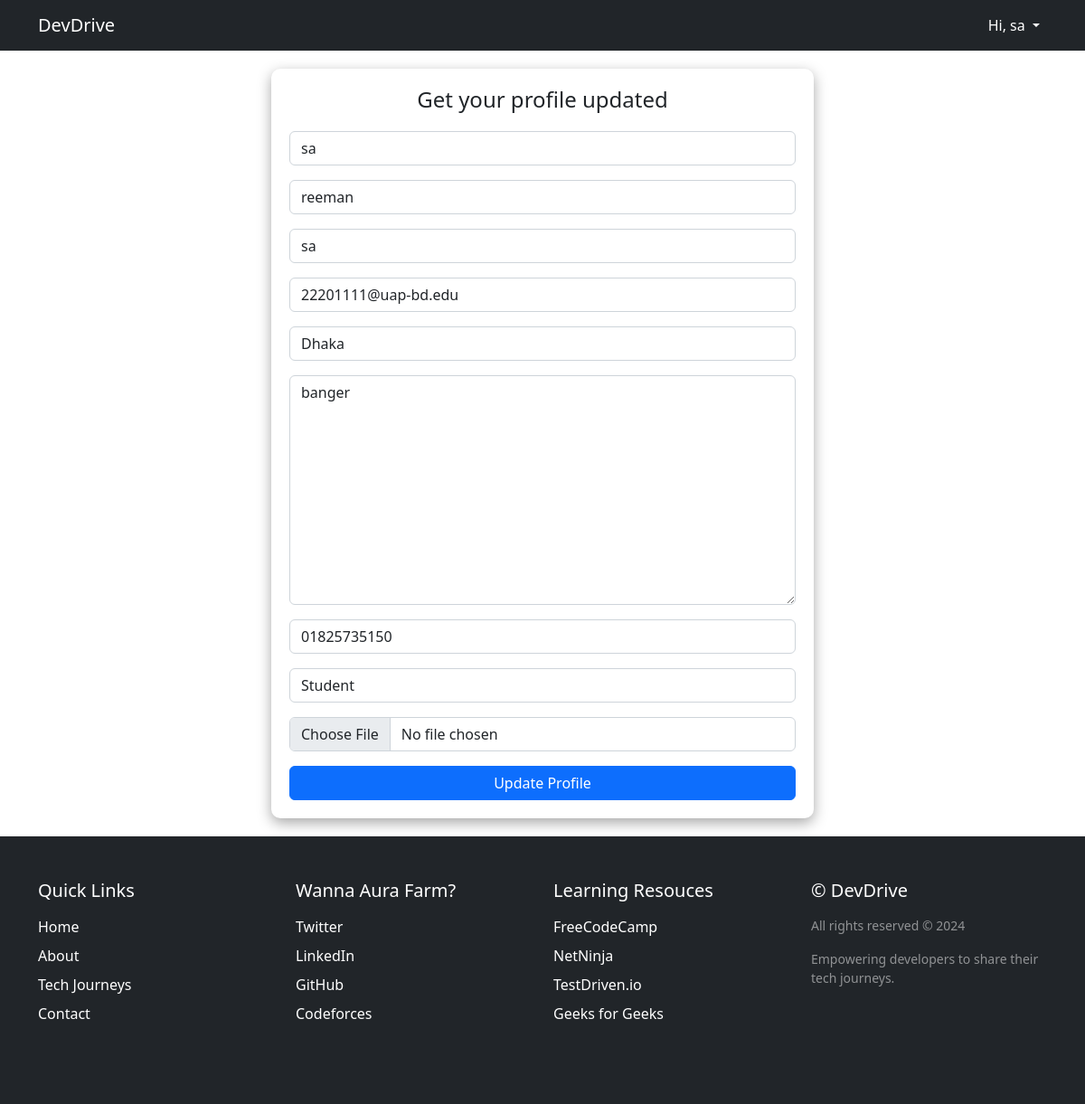
/user/update-profile (signed in), run on the app's committed database.
### core/models.py (models this page shows, shortened)
class CustomUser(AbstractUser):
    email = models.EmailField(unique=True)
    profile_pic = models.ImageField(upload_to="p_img/", null=True, blank=True)
    address = models.CharField(max_length=120, null=True, blank=True)
    phone = models.CharField(max_length=12, null=True, blank=True)
    role = models.CharField(max_length=40, null=True, blank=True)
    bio = models.TextField(max_length=500, null=True, blank=True)
    followers = models.ManyToManyField(settings.AUTH_USER_MODEL, related_name="following", blank=True)
    USERNAME_FIELD = "email"
    REQUIRED_FIELDS = ("username",)

### core/views.py (the view)
# urls.py: path("update-profile", views.update_profile, name="update-profile"),
@login_required(login_url="signin")
def update_profile(request):
    if request.user.is_authenticated:
        user = request.user
        form = UpdateProfileForm(instance=user)
        if request.method == "POST":
            form = UpdateProfileForm(request.POST, request.FILES, instance=request.user)
            if form.is_valid():
                form.save()
                messages.success(request, "Profile updated successfully")
                return redirect("profile")
    context = {"form": form}
    return render(request, 'core/update_profile.html', context)

### core/templates/core/update_profile.html (shortened to what this page needs)
{% extends 'base.html' %}
{% block content %}
<form action="" method="POST" enctype="multipart/form-data">
    <h4>Get your profile updated</h4>
    {% for field in form %}
        {% if field.errors %}
                <div class="mb-3">
                    {{field}}
                </div>
                <small>{{field.errors}}</small>
        {% else %}
                <div class="mb-3">
                    {{field}}
                </div>
        {% endif %}
    {% endfor %}
    <button class="btn btn-primary" style="width: 100%">Update Profile</button>
</form>
{% endblock content %}

### templates/base.html (shortened to what this page needs)
<!DOCTYPE html>
{% load static %}
<html lang="en">
    <head>
        <link href="{% static 'css/style.css' %}" rel="stylesheet" />
        <link rel="stylesheet" href="https://cdnjs.cloudflare.com/ajax/libs/font-awesome/6.5.1/css/all.min.css" />
        <link rel="stylesheet" href="https://cdnjs.cloudflare.com/ajax/libs/font-awesome/6.5.1/css/brands.min.css" />
    </head>
    <body>
        <nav class="navbar mynav navbar-expand-lg navbar-dark bg-dark">
            <div class="container">
                <a class="navbar-brand me-8" href="{% url 'index' %}">DevDrive</a>
              <div class="collapse navbar-collapse" id="navbarNavDropdown">
                <ul class="navbar-nav">
                  {% if request.user.is_authenticated %}
                    <li class="nav-item active dropdown">
                      <a class="nav-link dropdown-toggle" href="#" role="button" style="color: white" data-bs-toggle="dropdown" aria-expanded="false">
                        Hi, {{request.user.username}}
                      </a>
                    </li>
                  {% endif %}
                </ul>
              </div>
            </div>
        </nav>
        {% block content %}{% endblock content %}
        <footer class="py-5 bg-dark">
            <div class="container">
              <div class="row">
                <div class="col-lg-3 col-md-6 mb-4">
                  <h5 class="text-white mb-3">Quick Links</h5>
                  <ul class="list-unstyled">
                    <li class="mb-2"><a href="{% url 'index' %}" class="text-white">Home</a></li>
                    <li class="mb-2"><a href="{% url 'profile' %}" class="text-white">About</a></li>
                    <li class="mb-2"><a href="{% url 'profile' %}" class="text-white">Tech Journeys</a></li>
                    <li class="mb-2"><a href="{% url 'profile' %}" class="text-white">Contact</a></li>
                  </ul>
                </div>
                <div class="col-lg-3 col-md-6 mb-4">
                  <h5 class="text-white mb-3">Wanna Aura Farm?</h5>
                  <ul class="list-unstyled">
                    <li class="mb-2"><a href="https://x.com/SAReeman4" target="_blank" class="text-white text-decoration-none">Twitter</a></li>
                    <li class="mb-2"><a href="https://www.linkedin.com/in/md-sahriar-asif/" target="_blank" class="text-white text-decoration-none">LinkedIn</a></li>
                    <li class="mb-2"><a href="https://github.com/Md-Sahriar-Asif" target="_blank" class="text-white text-decoration-none">GitHub</a></li>
                    <li class="mb-2"><a href="https://codeforces.com/profile/S_A_Reeman" target="_blank" class="text-white text-decoration-none">Codeforces</a></li>
                  </ul>
                </div>
                 <div class="col-lg-3 col-md-6 mb-4">
                  <h5 class="text-white mb-3">Learning Resouces</h5>
                  <ul class="list-unstyled">
                    <li class="mb-2"><a href="https://www.freecodecamp.org/" target="_blank" class="text-white text-decoration-none">FreeCodeCamp</a></li>
                    <li class="mb-2"><a href="https://netninja.dev/" target="_blank" class="text-white text-decoration-none">NetNinja</a></li>
                    <li class="mb-2"><a href="https://testdriven.io/" target="_blank" class="text-white text-decoration-none">TestDriven.io</a></li>
                    <li class="mb-2"><a href="https://www.geeksforgeeks.org/" target="_blank" class="text-white text-decoration-none">Geeks for Geeks</a></li>
                  </ul>
                </div>
                <div class="col-lg-3 col-md-6 mb-4">
                  <h5 class="text-white mb-3">© DevDrive</h5>
                  <p class="text-white-50 small">All rights reserved © 2024</p>
                  <p class="text-white-50 small">Empowering developers to share their tech journeys.</p>
                </div>
              </div>
            </div>
          </footer>
</body>
</html>

### templates/base.html (style rules this page uses)
a { text-decoration: none; }
.mynav ul a { color: white !important }
.mynav ul { margin-left: auto; }

### core/templates/core/update_profile.html (style rules this page uses)
form { box-shadow: rgba(0, 0, 0, 0.35) 0px 5px 15px; background-color: white; width: 600px !important; border-radius: 10px; padding: 20px 20px 20px 20px !important; margin: 20px auto !important }
form h4 { margin-bottom: 20px !important; text-align: center !important }

### data on the page
CustomUser: user.username "sa", form "sa" "reeman" "sa" "22201111@uap-bd.edu" "Dhaka" "banger" "01825735150" "Student"
